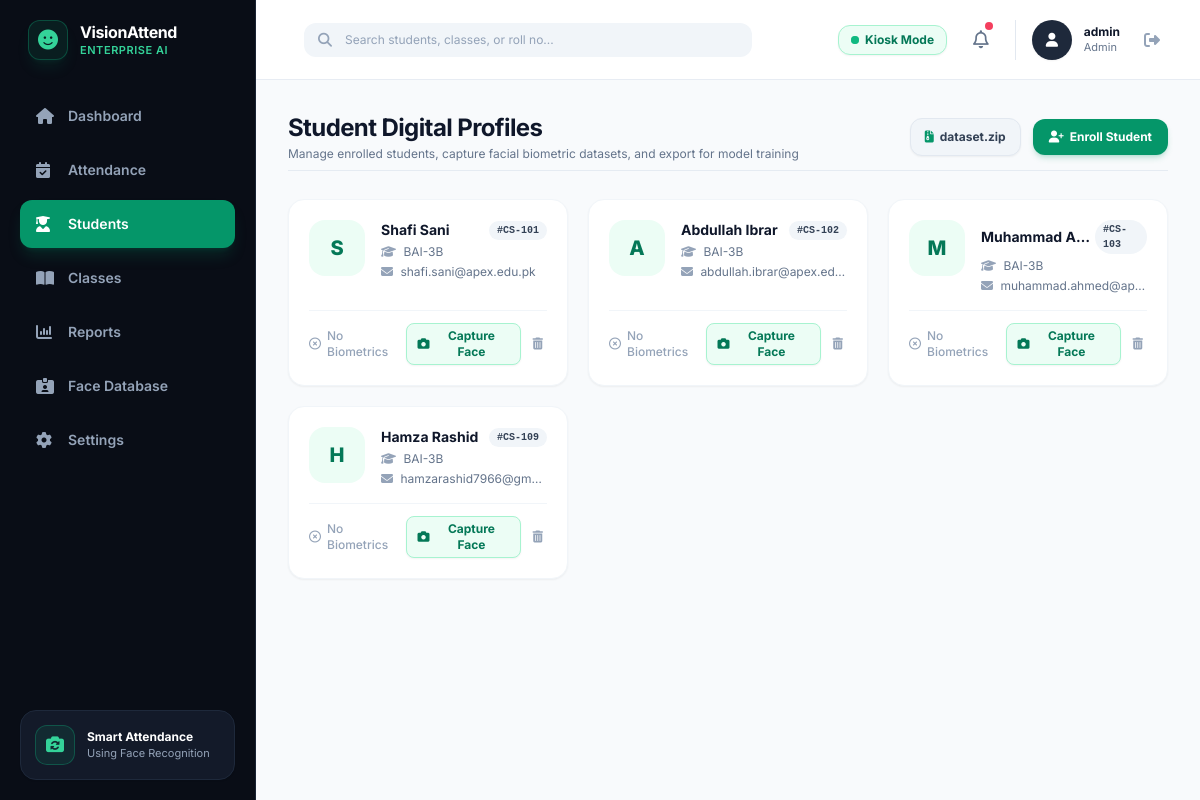
The app's page /students (signed in) with its own data.
### src/database.py (models this page shows, shortened)
class Student(db.Model):
    __tablename__ = 'students'
    id = db.Column(db.Integer, primary_key=True)
    student_id = db.Column(db.String(50), unique=True, nullable=False, index=True)  # e.g., "CS-001"
    name = db.Column(db.String(100), nullable=False)                                # e.g., "Ali Raza"
    department = db.Column(db.String(100), default="BCS - 1A")                      # Class / Department code
    email = db.Column(db.String(120), nullable=True)
    sample_image = db.Column(db.String(255), nullable=True)
    created_at = db.Column(db.DateTime, default=datetime.utcnow)
    attendances = db.relationship('Attendance', backref='student', lazy=True, cascade="all, delete-orphan")

### app.py (the view, shortened to what this page needs)
@app.route('/students')
@admin_required
def students():
    q = request.args.get('q', '').strip()
    if q:
        all_students = Student.query.filter(
            (Student.name.ilike(f"%{q}%")) |
            (Student.student_id.ilike(f"%{q}%")) |
            (Student.department.ilike(f"%{q}%"))
        ).order_by(Student.student_id.asc()).all()
    else:
        all_students = Student.query.order_by(Student.student_id.asc()).all()
    all_classes = AcademicClass.query.order_by(AcademicClass.class_code.asc()).all()
    dataset_counts = {}
    return render_template('students.html', active_page='students', students=all_students, classes=all_classes, dataset_counts=dataset_counts, search_query=q)

### app.py (called while the page is built)
def admin_required(f):
    @wraps(f)
    def decorated_function(*args, **kwargs):
        if 'user_id' not in session:
            return redirect(url_for('login'))
        if session.get('role') != 'admin':
            flash("Unauthorized: Administrator permissions required.", "error")
            return redirect(url_for('student_dashboard'))
        return f(*args, **kwargs)
    return decorated_function

### templates/students.html (shortened to what this page needs)
{% extends "base.html" %}
{% block content %}
<div class="space-y-7">
    <div class="flex flex-col sm:flex-row items-start sm:items-center justify-between gap-4 pb-2 border-b border-slate-200/80">
        <div>
            <h1 class="text-xl sm:text-2xl font-bold text-slate-900 tracking-tight">Student Digital Profiles</h1>
            <p class="text-xs text-slate-500 mt-0.5">Manage enrolled students, capture facial biometric datasets, and export for model training</p>
        </div>
        <div class="flex flex-wrap items-center gap-2 sm:gap-3 w-full sm:w-auto">
            <a href="{{ url_for('export_dataset_zip') }}" title="Download all captured faces as dataset.zip for Colab"
               class="flex-1 sm:flex-initial px-3 sm:px-3.5 py-2 sm:py-2.5 bg-slate-100 hover:bg-slate-200 text-slate-700 text-xs font-bold rounded-xl transition-all flex items-center justify-center gap-1.5 border border-slate-200 shadow-sm">
                <i class="fa-solid fa-file-zipper text-emerald-600"></i>
                <span><span class="hidden xs:inline">Export </span>dataset.zip</span>
            </a>
            <button onclick="document.getElementById('enrollModal').classList.remove('hidden')"
                    class="flex-1 sm:flex-initial px-3.5 sm:px-4 py-2 sm:py-2.5 bg-emerald-600 hover:bg-emerald-700 text-white text-xs font-bold rounded-xl shadow-md shadow-emerald-600/20 transition-all flex items-center justify-center gap-1.5">
                <i class="fa-solid fa-user-plus"></i> <span>Enroll Student</span>
            </button>
        </div>
    </div>
    <div class="grid grid-cols-1 md:grid-cols-2 lg:grid-cols-3 gap-5">
        {% for student in students %}
        {% set sample_count = dataset_counts.get(student.student_id, 0) %}
        <div class="bg-white rounded-2xl p-5 border border-slate-100 shadow-sm flex flex-col justify-between hover:shadow-md transition-all">
            <div class="flex items-start space-x-4">
                <div class="h-14 w-14 rounded-2xl bg-emerald-50 text-emerald-700 flex items-center justify-center text-xl font-extrabold flex-shrink-0">
                    {{ student.name[0] }}
                </div>
                <div class="space-y-1 min-w-0 flex-1">
                    <div class="flex items-center justify-between">
                        <h3 class="text-sm font-bold text-slate-900 truncate">{{ student.name }}</h3>
                        <span class="px-2 py-0.5 rounded-full text-[10px] font-mono font-bold bg-slate-100 text-slate-700">#{{ student.student_id }}</span>
                    </div>
                    <p class="text-xs text-slate-500"><i class="fa-solid fa-graduation-cap text-slate-400 mr-1"></i> {{ student.department }}</p>
                    <p class="text-xs text-slate-500 truncate"><i class="fa-solid fa-envelope text-slate-400 mr-1"></i> {{ student.email or 'No email listed' }}</p>
                </div>
            </div>
            <div class="mt-4 pt-3 border-t border-slate-100 flex items-center justify-between text-xs">
                {% if sample_count >= 100 %}
                <span class="text-emerald-600 font-bold flex items-center gap-1.5" id="statusBadge-{{ student.student_id }}">
                    <i class="fa-solid fa-circle-check"></i> {{ sample_count }} Samples Ready
                </span>
                {% elif sample_count > 0 %}
                <span class="text-amber-600 font-bold flex items-center gap-1.5" id="statusBadge-{{ student.student_id }}">
                    <i class="fa-solid fa-triangle-exclamation"></i> {{ sample_count }}/100 Incomplete
                </span>
                {% else %}
                <span class="text-slate-400 font-medium flex items-center gap-1.5" id="statusBadge-{{ student.student_id }}">
                    <i class="fa-regular fa-circle-xmark"></i> No Biometrics
                </span>
                {% endif %}
                <div class="flex items-center space-x-2">
                    <button onclick="openCaptureModal('{{ student.student_id }}', '{{ student.name }}', {{ sample_count }})"
                            class="px-2.5 py-1 bg-emerald-50 hover:bg-emerald-100 text-emerald-700 border border-emerald-200 text-xs font-bold rounded-lg transition-all flex items-center gap-1 shadow-sm">
                        <i class="fa-solid fa-camera"></i>
                        <span>Capture Face</span>
                    </button>
                    <form method="POST" action="{{ url_for('delete_student', student_id=student.student_id) }}" onsubmit="return confirm('Delete this student profile?');">
                        <button type="submit" title="Delete Student" class="text-slate-400 hover:text-rose-600 p-1 rounded-lg hover:bg-rose-50 transition-colors">
                            <i class="fa-solid fa-trash-can"></i>
                        </button>
                    </form>
                </div>
            </div>
        </div>
        {% endfor %}
    </div>
</div>
{% endblock %}

### static/css/styles.css (style rules this page uses)
body { background-color: #0b1120; font-family: -apple-system, BlinkMacSystemFont, "Segoe UI", Roboto, Helvetica, Arial, sans-serif; }

### records on screen
Student: name "S", name "Shafi Sani", student_id "CS-101", department "BAI-3B", email "shafi.sani@apex.edu.pk"
Student: name "A", name "Abdullah Ibrar", student_id "CS-102", department "BAI-3B", email "abdullah.ibrar@apex.ed…"
Student: name "M", name "Muhammad A…", student_id "CS-103", department "BAI-3B", email "muhammad.ahmed@ap…"
Student: name "H", name "Hamza Rashid", student_id "CS-109", department "BAI-3B", email "hamzarashid7966@gm…"

### other values on screen
{{ session.get('username', 'Admin') }} "admin"
{{ session.get('role', 'Administrator') }} "Admin"
